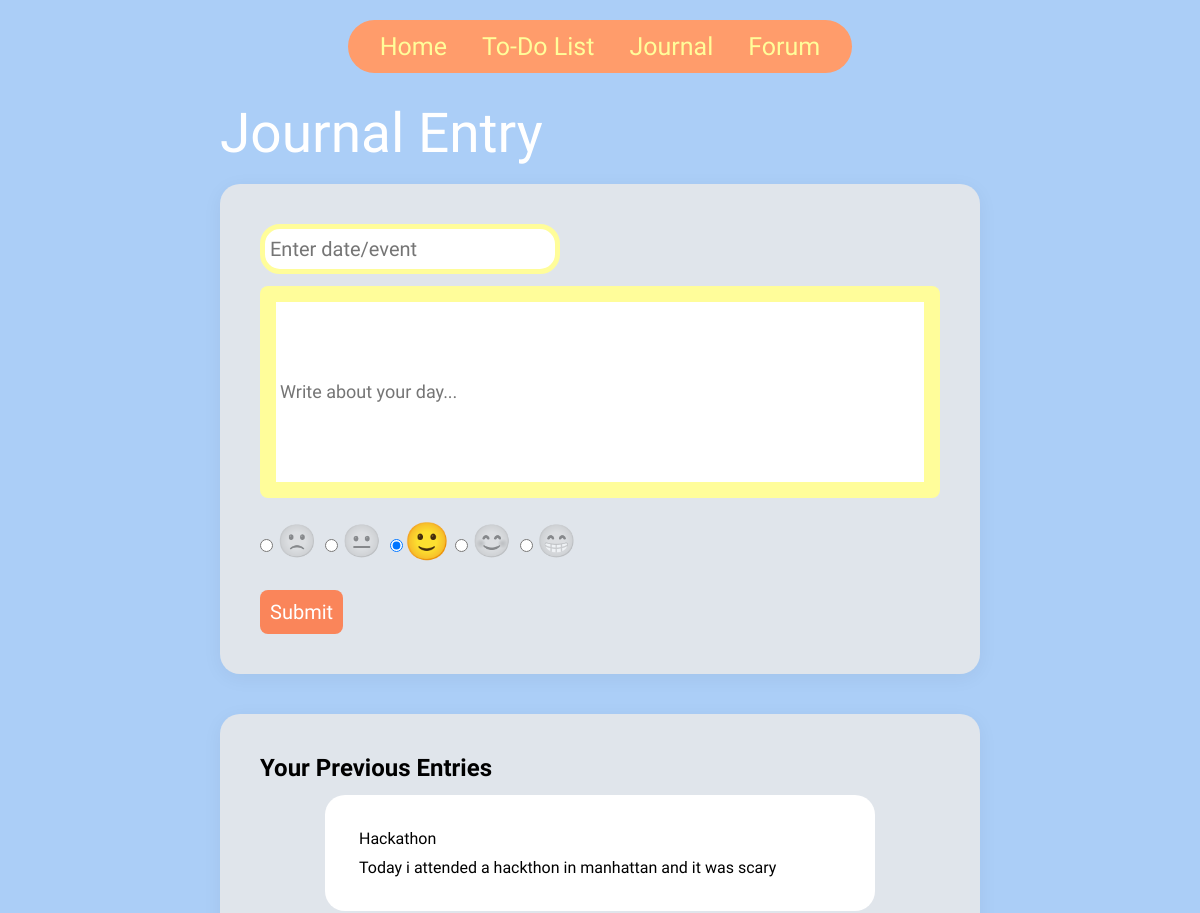
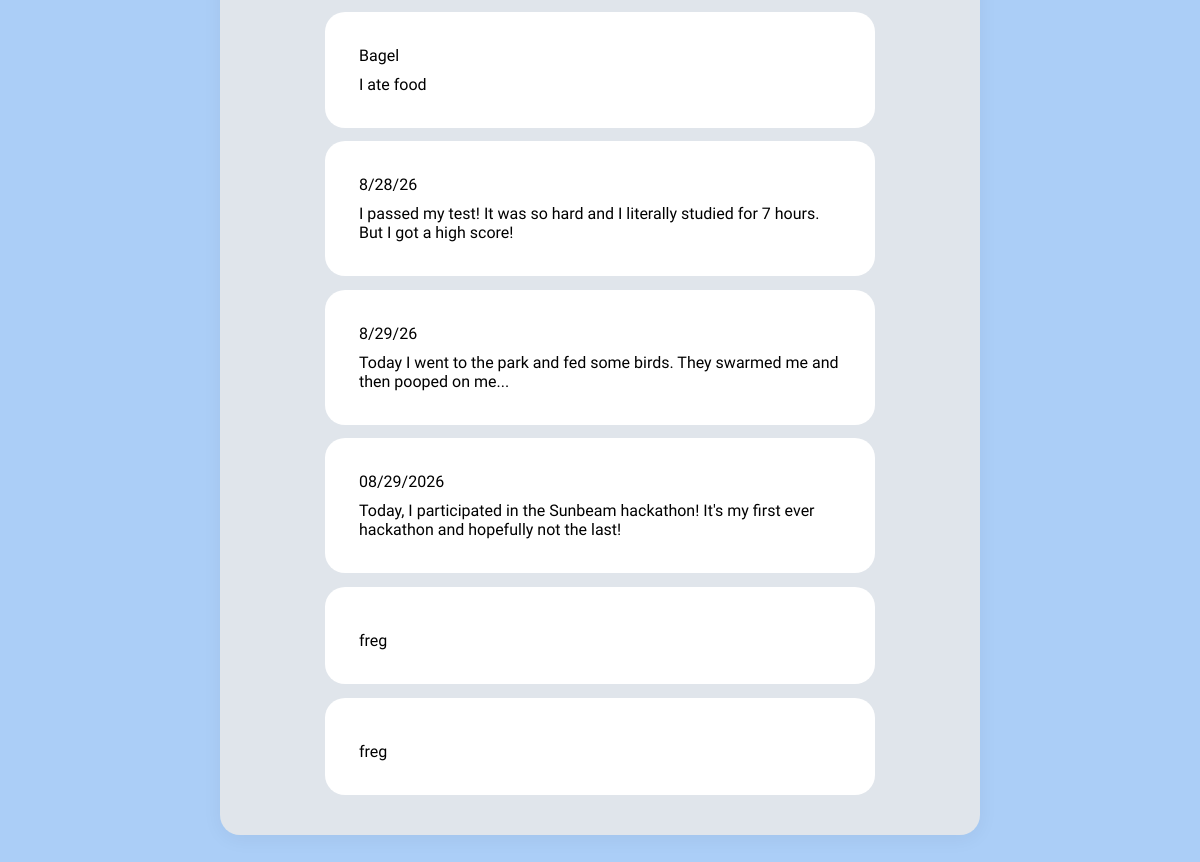
/journal/1, run on the app's committed database (2 pictures, top to bottom).
### perfectDay/models.py (models this page shows)
class journalentry(models.Model):
    authorid = models.SmallIntegerField()
    event = models.CharField()
    text= models.CharField()
    rating = models.CharField()

### perfectDay/views.py (the view)
# urls.py: path('journal/<int:userID>', views.journal, name='journal'),
def journal(request, userID):
    yourjournal = journalentry.objects.filter(authorid=userID)
    if request.method == "POST":
        event= request.POST.get("date-event-input")
        text = request.POST.get("journal-text-area")
        rating = request.POST.get("day-rating")
        new = journalentry(authorid = userID, event = event, text = text, rating = rating)
        new.save()
    data = {"ID": userID,
            'journals': yourjournal}
    template = loader.get_template('journal.html')
    return HttpResponse(template.render(request=request, context= data))

### perfectDay/templates/journal.html (shortened to what this page needs)
<!DOCTYPE html>
<html lang="en">
{% load static %}
<head>
    <link href="https://googleapis.com" rel="stylesheet">
    <link rel="stylesheet" href="{% static 'css/journal.css' %}">
</head>
<body>
  {% include 'nav.html' %}
  <div class="journal-container">
    <h1 class="journal-page-title">Journal Entry</h1>
    <div class="journal-card">
      <form method="POST">
        <input type="text" class="date-event-input" name="date-event-input" placeholder="Enter date/event">
        <div class="textarea-wrapper">
            <input type="textarea" class="journal-text-area" name="journal-text-area" contenteditable="true" placeholder="Write about your day..."></input>
        </div>
        <div class="form-footer">
          <div class="face-rating-group">
            <label class="smiley-radio">
              <input type="radio" name="day-rating" value="1">
              <span class="face">🙁</span>
            </label>
            <label class="smiley-radio">
              <input type="radio" name="day-rating" value="2">
              <span class="face">😐</span>
            </label>
            <label class="smiley-radio">
              <input type="radio" name="day-rating" value="3" checked>
              <span class="face">🙂</span>
            </label>
            <label class="smiley-radio">
              <input type="radio" name="day-rating" value="4">
              <span class="face">😊</span>
            </label>
            <label class="smiley-radio">
              <input type="radio" name="day-rating" value="5">
              <span class="face">😁</span>
            </label>
          </div>
        </div>
        <button type="submit" class="submit-btn">Submit</button>
      </form>
    </div>
    <div class="journal-card">
      <h2 class="journal-card-title">Your Previous Entries</h2>
      <div class="previous-entries">
        <div id="reviewsDisplayContainer">
        {% for journal in journals %}
        <div class="oldBox">
          <p id="eventP">{{journal.event}}</p>
          <p>{{journal.text}}</p>
        </div>
        {% endfor %}
      </div>
  </div>
</body>
</html>

### perfectDay/static/css/journal.css (style rules this page uses)
* { margin: 0; padding: 0; box-sizing: border-box; }
:root { --Background-Color: #76afc8; --Yellow-Color: #fffd9a; --Blue-Text-Color: #213270; --Outline-Color: #faa9e6; --Orange-Color: #fcae7b; --Peach-Color: #FFDE96; --Coral-Color: #FA855A; --Teal-Color: rgb(12, 0, 99); --Light-Blue-Color: #eaf3ff; --White: #ffffff; }
body { background-color: rgb(171, 206, 247); overflow-x: hidden; overflow-y: auto; position: relative; }
html { width: 100%; }
.journal-container { max-width: 800px; margin: 10px auto 40px auto; padding: 0 20px; font-family: "Comfortaa", sans-serif; display: flex; flex-direction: column; }
.journal-page-title { color: white; font-family: "Bungee", sans-serif; font-weight: 200; font-size:55px; font-style: normal; margin: 0; line-height: 1.1; }
.journal-card { background-color: #e0e5eb; padding: 40px; border-radius: 20px; box-shadow: 0px 4px 20px rgba(0, 0, 0, 0.05); margin-top: 20px; margin-bottom: 20px; }
.date-event-input { width: 300px; height: 50px; background: #ffffff; border-radius: 20px; border: 5px solid var(--Yellow-Color); padding: 5px; font-family: 'Comfortaa', sans-serif; font-size: 20px; margin-bottom: 12px; }
.textarea-wrapper { border: 0px solid black; background-color: var(--Yellow-Color); padding: 16px; border-radius: 8px; margin-bottom: 24px; width: 100%; }
.journal-text-area { width: 100%; min-height: 180px; max-height: 300px; overflow-y: auto; outline: none; border: none; padding: 8px 4px; font-size: 18px; font-family: 'Comfortaa', sans-serif; color: black; text-align: left; }
.journal-text-area:empty::before { content: attr(placeholder); color: rgba(33, 50, 112, 0.5); cursor: text; }
.form-footer { display: flex; justify-content: space-between; align-items: center; }
.face-rating-group { display: flex; gap: 8px; }
.smiley-radio { cursor: pointer; }
.smiley-radio .face { font-size: 32px; display: inline-block; filter: grayscale(100%); opacity: 0.5; transition: all 0.2s ease-in-out; }
.smiley-radio:hover .face, .smiley-radio input:checked + .face { filter: grayscale(0%); opacity: 1; transform: scale(1.15); }
.submit-btn { background: var(--Coral-Color); border: none; border-radius: 8px; font-size: 20px; color: var(--White); cursor: pointer; font-family: "Bungee", sans-serif; transition: color 0.2s; padding: 10px 10px; margin-top: 30px; }
.oldBox { position: relative; width: 550px; height: auto; background: white; border-radius: 20px; padding: 5%; margin: auto; margin-top: 2%; align-items: left; display: flex; flex-direction: column; row-gap: 10px; }
#eventP { font-size: 25 !important; }

### perfectDay/static/css/nav.css (style rules this page uses)
:root { --Background-Color: #76afc8; --Yellow-Color: #fffd9a; --Blue-Text-Color: #213270; --Nav-Color: #ff9864; --Nav-Color: #ff9c6b; --Orange-Color: #fcae7b; --Peach-Color: #FFDE96; --Coral-Color: #FA855A; --Teal-Color: #578088; --Light-Blue-Color: #eaf3ff; --White: #ffffff; }

### data on the page
journalentry: event "Hackathon", text "Today i attended a hackthon in manhattan and it was scary"
journalentry: event "Bagel", text "I ate food"
journalentry: event "8/28/26", text "I passed my test! It was so hard and I literally studied for 7 hours. But I got a high score!"
journalentry: event "8/29/26", text "Today I went to the park and fed some birds. They swarmed me and then pooped on me..."
journalentry: event "08/29/2026", text "Today, I participated in the Sunbeam hackathon! It's my first ever hackathon and hopefully not the last!"
journalentry: text "freg"
journalentry: text "freg"
